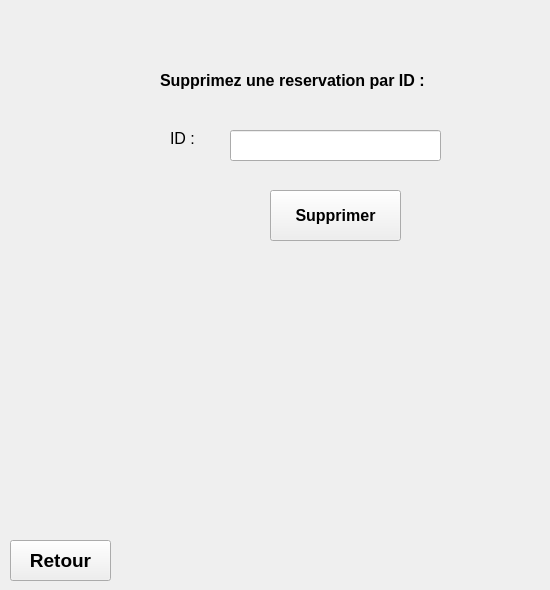
      <widget class="QWidget" name="page_8">
       <widget class="QLabel" name="label_41">
        <property name="geometry">
         <rect>
          <x>160</x>
          <y>60</y>
          <width>381</width>
          <height>41</height>
         </rect>
        </property>
        <property name="font">
         <font>
          <pointsize>12</pointsize>
          <weight>75</weight>
          <bold>true</bold>
         </font>
        </property>
        <property name="text">
         <string>Supprimez une reservation par ID :</string>
        </property>
       </widget>
       <widget class="QPushButton" name="pushButton_6">
        <property name="geometry">
         <rect>
          <x>270</x>
          <y>190</y>
          <width>131</width>
          <height>51</height>
         </rect>
        </property>
        <property name="font">
         <font>
          <pointsize>12</pointsize>
          <weight>75</weight>
          <bold>true</bold>
         </font>
        </property>
        <property name="text">
         <string>Supprimer</string>
        </property>
       </widget>
       <widget class="QLabel" name="label_42">
        <property name="geometry">
         <rect>
          <x>170</x>
          <y>130</y>
          <width>55</width>
          <height>16</height>
         </rect>
        </property>
        <property name="font">
         <font>
          <pointsize>12</pointsize>
         </font>
        </property>
        <property name="text">
         <string>ID :</string>
        </property>
       </widget>
       <widget class="QLineEdit" name="lineEdit_14">
        <property name="geometry">
         <rect>
          <x>230</x>
          <y>130</y>
          <width>211</width>
          <height>31</height>
         </rect>
        </property>
        <property name="text">
         <string/>
        </property>
       </widget>
       <widget class="QLabel" name="label_53">
        <property name="geometry">
         <rect>
          <x>190</x>
          <y>330</y>
          <width>241</width>
          <height>121</height>
         </rect>
        </property>
        <property name="font">
         <font>
          <pointsize>12</pointsize>
         </font>
        </property>
        <property name="text">
         <string/>
        </property>
       </widget>
       <widget class="QPushButton" name="pushButton_13">
        <property name="geometry">
         <rect>
          <x>10</x>
          <y>540</y>
          <width>101</width>
          <height>41</height>
         </rect>
        </property>
        <property name="font">
         <font>
          <pointsize>14</pointsize>
          <weight>75</weight>
          <bold>true</bold>
         </font>
        </property>
        <property name="text">
         <string>Retour</string>
        </property>
       </widget>
      </widget>
